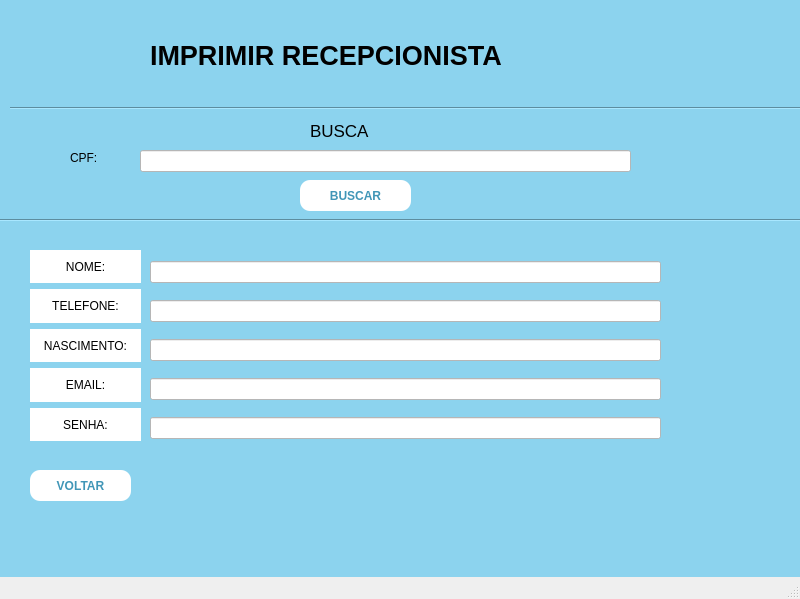
<?xml version="1.0" encoding="UTF-8"?>
<ui version="4.0">
 <class>MainWindow</class>
 <widget class="QMainWindow" name="MainWindow">
  <property name="geometry">
   <rect>
    <x>0</x>
    <y>0</y>
    <width>800</width>
    <height>599</height>
   </rect>
  </property>
  <property name="windowTitle">
   <string>MainWindow</string>
  </property>
  <widget class="QWidget" name="centralwidget">
   <property name="styleSheet">
    <string notr="true">background-color: rgb(140, 211, 238);  /* Cor de fundo */
</string>
   </property>
   <widget class="QLabel" name="label_3">
    <property name="geometry">
     <rect>
      <x>310</x>
      <y>120</y>
      <width>91</width>
      <height>21</height>
     </rect>
    </property>
    <property name="font">
     <font>
      <pointsize>13</pointsize>
     </font>
    </property>
    <property name="text">
     <string>BUSCA</string>
    </property>
   </widget>
   <widget class="Line" name="line_2">
    <property name="geometry">
     <rect>
      <x>0</x>
      <y>210</y>
      <width>801</width>
      <height>20</height>
     </rect>
    </property>
    <property name="orientation">
     <enum>Qt::Horizontal</enum>
    </property>
   </widget>
   <widget class="QPushButton" name="pushButton">
    <property name="geometry">
     <rect>
      <x>300</x>
      <y>180</y>
      <width>111</width>
      <height>31</height>
     </rect>
    </property>
    <property name="font">
     <font>
      <weight>75</weight>
      <bold>true</bold>
     </font>
    </property>
    <property name="styleSheet">
     <string notr="true">QPushButton {
    background-color: white;  /* Cor de fundo */
    color: rgb(65, 150, 183);  /* Cor do texto */
    border-radius: 10px;  /* Raio dos cantos */
    padding: 10px 20px;  /* Preenchimento interno */
}

QPushButton:hover {
    color: white;
    background-color: rgb(8, 113, 155);  /* Cor de fundo ao passar o mouse */
}</string>
    </property>
    <property name="text">
     <string>BUSCAR</string>
    </property>
   </widget>
   <widget class="Line" name="line">
    <property name="geometry">
     <rect>
      <x>10</x>
      <y>100</y>
      <width>791</width>
      <height>16</height>
     </rect>
    </property>
    <property name="orientation">
     <enum>Qt::Horizontal</enum>
    </property>
   </widget>
   <widget class="QLineEdit" name="lineEdit_5">
    <property name="geometry">
     <rect>
      <x>140</x>
      <y>150</y>
      <width>491</width>
      <height>22</height>
     </rect>
    </property>
    <property name="styleSheet">
     <string notr="true">background-color: white;  /* Cor de fundo */</string>
    </property>
   </widget>
   <widget class="QLabel" name="label_bus_cpf">
    <property name="geometry">
     <rect>
      <x>70</x>
      <y>150</y>
      <width>55</width>
      <height>16</height>
     </rect>
    </property>
    <property name="text">
     <string>CPF:</string>
    </property>
   </widget>
   <widget class="QPushButton" name="pushButton_2">
    <property name="geometry">
     <rect>
      <x>30</x>
      <y>470</y>
      <width>101</width>
      <height>31</height>
     </rect>
    </property>
    <property name="font">
     <font>
      <weight>75</weight>
      <bold>true</bold>
     </font>
    </property>
    <property name="styleSheet">
     <string notr="true">QPushButton {
    background-color: white;  /* Cor de fundo */
    color: rgb(65, 150, 183);  /* Cor do texto */
    border-radius: 10px;  /* Raio dos cantos */
    padding: 10px 20px;  /* Preenchimento interno */
}

QPushButton:hover {
    color: white;
    background-color: rgb(8, 113, 155);  /* Cor de fundo ao passar o mouse */
}</string>
    </property>
    <property name="text">
     <string>VOLTAR</string>
    </property>
   </widget>
   <widget class="QLabel" name="label">
    <property name="geometry">
     <rect>
      <x>300</x>
      <y>60</y>
      <width>55</width>
      <height>16</height>
     </rect>
    </property>
    <property name="text">
     <string/>
    </property>
   </widget>
   <widget class="QWidget" name="layoutWidget">
    <property name="geometry">
     <rect>
      <x>150</x>
      <y>250</y>
      <width>511</width>
      <height>201</height>
     </rect>
    </property>
    <layout class="QVBoxLayout" name="verticalLayout_3">
     <item>
      <widget class="QLineEdit" name="lineEdit_6">
       <property name="styleSheet">
        <string notr="true">background-color: white;  /* Cor de fundo */</string>
       </property>
      </widget>
     </item>
     <item>
      <widget class="QLineEdit" name="lineEdit_7">
       <property name="styleSheet">
        <string notr="true">background-color: white;  /* Cor de fundo */</string>
       </property>
      </widget>
     </item>
     <item>
      <widget class="QLineEdit" name="lineEdit_8">
       <property name="styleSheet">
        <string notr="true">background-color: white;  /* Cor de fundo */</string>
       </property>
      </widget>
     </item>
     <item>
      <widget class="QLineEdit" name="lineEdit_10">
       <property name="styleSheet">
        <string notr="true">background-color: white;  /* Cor de fundo */</string>
       </property>
      </widget>
     </item>
     <item>
      <widget class="QLineEdit" name="lineEdit_11">
       <property name="styleSheet">
        <string notr="true">background-color: white;  /* Cor de fundo */</string>
       </property>
      </widget>
     </item>
    </layout>
   </widget>
   <widget class="QWidget" name="layoutWidget_2">
    <property name="geometry">
     <rect>
      <x>30</x>
      <y>250</y>
      <width>111</width>
      <height>191</height>
     </rect>
    </property>
    <layout class="QVBoxLayout" name="verticalLayout_4">
     <item>
      <widget class="QLabel" name="label_9">
       <property name="styleSheet">
        <string notr="true">background-color: white;  /* Cor de fundo */</string>
       </property>
       <property name="text">
        <string>NOME:</string>
       </property>
       <property name="alignment">
        <set>Qt::AlignCenter</set>
       </property>
      </widget>
     </item>
     <item>
      <widget class="QLabel" name="label_10">
       <property name="styleSheet">
        <string notr="true">background-color: white;  /* Cor de fundo */</string>
       </property>
       <property name="text">
        <string>TELEFONE:</string>
       </property>
       <property name="alignment">
        <set>Qt::AlignCenter</set>
       </property>
      </widget>
     </item>
     <item>
      <widget class="QLabel" name="label_11">
       <property name="styleSheet">
        <string notr="true">background-color: white;  /* Cor de fundo */</string>
       </property>
       <property name="text">
        <string>NASCIMENTO:</string>
       </property>
       <property name="alignment">
        <set>Qt::AlignCenter</set>
       </property>
      </widget>
     </item>
     <item>
      <widget class="QLabel" name="label_12">
       <property name="styleSheet">
        <string notr="true">background-color: white;  /* Cor de fundo */</string>
       </property>
       <property name="text">
        <string>EMAIL:</string>
       </property>
       <property name="alignment">
        <set>Qt::AlignCenter</set>
       </property>
      </widget>
     </item>
     <item>
      <widget class="QLabel" name="label_8">
       <property name="styleSheet">
        <string notr="true">background-color: white;  /* Cor de fundo */</string>
       </property>
       <property name="text">
        <string>SENHA:</string>
       </property>
       <property name="alignment">
        <set>Qt::AlignCenter</set>
       </property>
      </widget>
     </item>
    </layout>
   </widget>
   <widget class="QLabel" name="label_13">
    <property name="geometry">
     <rect>
      <x>150</x>
      <y>30</y>
      <width>501</width>
      <height>51</height>
     </rect>
    </property>
    <property name="font">
     <font>
      <pointsize>20</pointsize>
      <weight>75</weight>
      <bold>true</bold>
     </font>
    </property>
    <property name="frameShape">
     <enum>QFrame::NoFrame</enum>
    </property>
    <property name="text">
     <string>IMPRIMIR RECEPCIONISTA</string>
    </property>
    <property name="textFormat">
     <enum>Qt::AutoText</enum>
    </property>
    <property name="alignment">
     <set>Qt::AlignLeading|Qt::AlignLeft|Qt::AlignVCenter</set>
    </property>
   </widget>
  </widget>
  <widget class="QMenuBar" name="menubar">
   <property name="geometry">
    <rect>
     <x>0</x>
     <y>0</y>
     <width>800</width>
     <height>26</height>
    </rect>
   </property>
  </widget>
  <widget class="QStatusBar" name="statusbar"/>
 </widget>
 <resources/>
 <connections/>
</ui>
